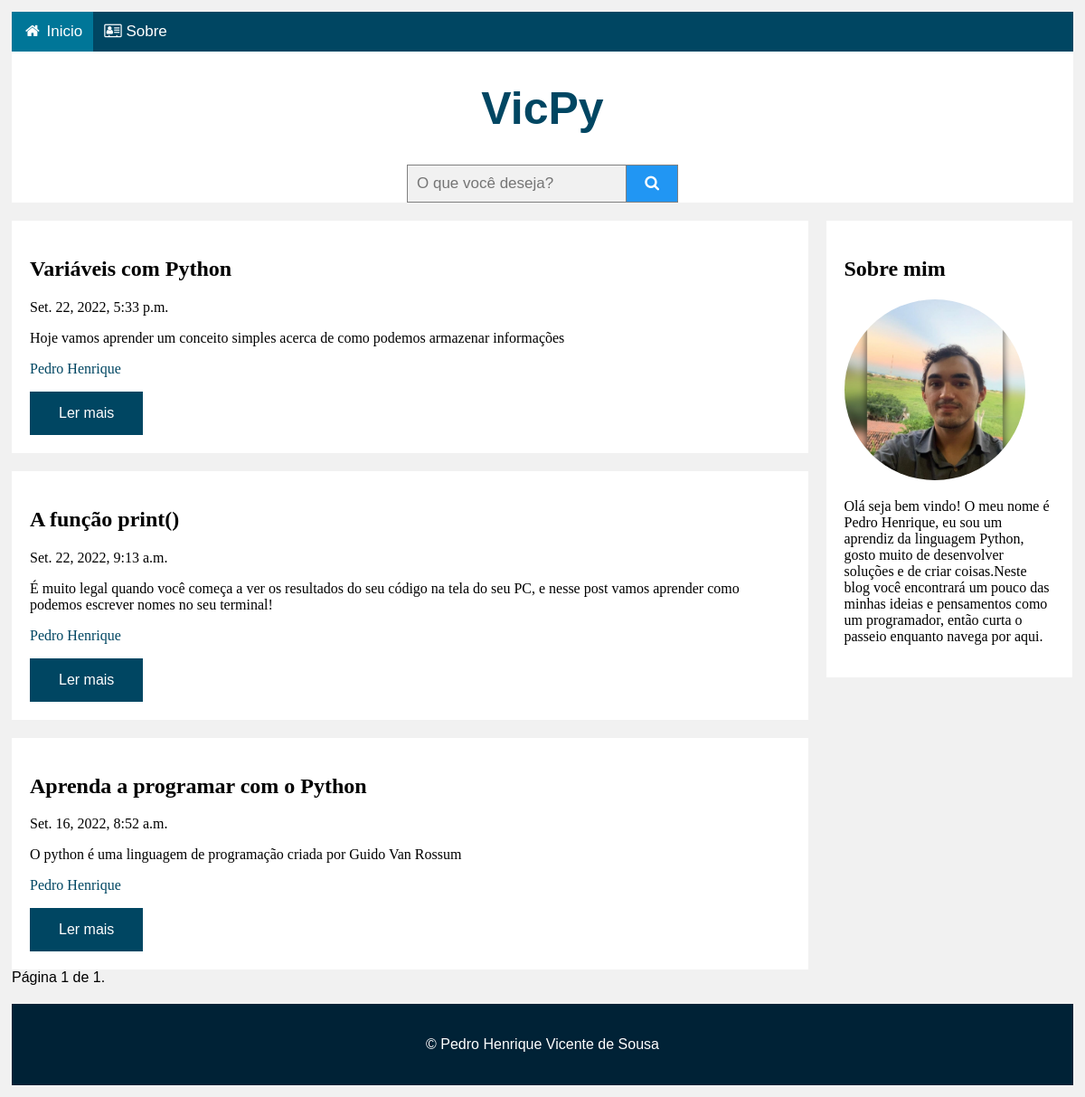
Screenshot of /blog/ with the database file from the repository.
### victech/models.py (models this page shows, shortened)
class Postagem(models.Model):
	titulo = models.CharField(max_length=200)
	descricao = models.CharField(max_length=1024, default= 'Descrição do POST')
	texto = RichTextField(blank=True, null=True, config_name='special')
	data_criacao = models.DateTimeField(default=timezone.now)
	data_publicacao = models.DateTimeField(blank=True, null=True)
	ativo = models.BooleanField(default=True)

### victech/views.py (the view, shortened to what this page needs)
# urls.py: 2. Add a URL to urlpatterns:  path('', views.home, name='home')
def home(request):
	if (request.method == 'GET'):
		if request.user.is_authenticated:
			postagens = Postagem.objects.filter(data_criacao__lte=timezone.now()).order_by('-data_criacao')
		else:
			postagens = Postagem.objects.filter(ativo=True, data_criacao__lte=timezone.now()).order_by('-data_criacao')
		paginacao = Paginator(postagens, 10) # Mostra x posts por página
		usuario = str(request.user)
		try:
			page = int(request.GET.get('page', '1'))
		except ValueError:
			page = 1
		try:
			post = paginacao.page(page)
		except (EmptyPage, InvalidPage):
			post = paginacao.page(paginacao.num_pages)
		return render(request, 'base.html', {'post': post, 'usuario':usuario})

### templates/base.html (shortened to what this page needs)
{% load static %}<!DOCTYPE html>
<html lang="pt-br">
   <head>
      <link rel="stylesheet" href="https://cdnjs.cloudflare.com/ajax/libs/font-awesome/4.7.0/css/font-awesome.min.css">
      <link rel="stylesheet" type="text/css" href="{% static 'css/style_blog.css' %}">
   </head>
   <body>
      <div class="cabecalho">
         <div class="navbar"><a class="active" href="/blog"><i class="fa fa-fw fa-home"></i> Inicio</a><a href="/" target="_blank"><i class="fa fa-address-card-o" aria-hidden="true"></i> Sobre</a></div>
         <div class="titulo">
            <h1 class='victech'>VicPy</h1>
         </div>
         <form class="busca" action="{% url 'home' %}" method="post">
             <input type="text" placeholder="O que você deseja?" name="busca">
             <button type="submit">
                 <i class="fa fa-search"></i>
             </button>
         </form>
      </div>
      <div class="linha">
         {% if erro %}
         <div class="colunaEsquerda">
            <script>alert('{{mensagem}}')</script>
         </div>
         <div class="colunaEsquerda">
            {% for posts in post %}
            <div class="card">
               <form action="{% url 'post_detalhe' posts.pk %}" method="post">
                  {% csrf_token %}
                  <h2>{{posts.titulo}}</a></h2>
                  <p>{{posts.data_publicacao}}</p>
                  <p>{{posts.descricao}}</p>
                  <p><a href="/">Pedro Henrique</a></p>
                  <input type="submit" value="Ler mais" class="button">
               </form>
            </div>
            {% endfor %}
            <div class="pagination"><span class="step-links">{% if post.has_previous %}<a class="button" href="?page={{ post.previous_page_number }}">Anterior</a>{% endif %}<span class="current">Página {{ post.number }} de {{ post.paginator.num_pages }}.</span>{% if post.has_next %}<a class="button" href="?page={{ post.next_page_number }}">Próxima</a>{% endif %}</span></div>
         </div>
         {% else %}
         <div class="colunaEsquerda">
            {% for posts in post %}
            <div class="card">
               <form action="{% url 'post_detalhe' posts.pk %}" method="post">
                  <h2>{{posts.titulo}}</a></h2>
                  <p>{{posts.data_publicacao}}</p>
                  <p>{{posts.descricao}}</p>
                  <p><a href="/">Pedro Henrique</a></p>
                  <input type="submit" value="Ler mais" class="button">
               </form>
            </div>
            {% endfor %}
            <div class="pagination"><span class="step-links"><span class="current">Página {{ post.number }} de {{ post.paginator.num_pages }}.</span></span></div>
         </div>
         {% endif %}
         <div class="colunaDireita">
            <div class="card">
               <h2>Sobre mim</h2>
               <a href="/" target="_blank"><img class="img-sobre" src="{% static 'img/profile.jpeg'%}" alt="Pedro Henrique"></a>
               <p>Olá seja bem vindo! O meu nome é Pedro Henrique, eu sou um aprendiz da linguagem Python, gosto muito de desenvolver soluções e de criar coisas.Neste blog você encontrará um pouco das minhas ideias e pensamentos como um programador, então curta o passeio enquanto navega por aqui.</p>
            </div>
         </div>
      </div>
      <footer>
         <p>© Pedro Henrique Vicente de Sousa</p>
      </footer>
   </body>
</html>

### config/static/css/style_blog.css (style rules this page uses)
body { font-family: Arial; padding: 5px; background: #f1f1f1; }
a { color: #004662; text-decoration: none; }
.victech { color: #004662; }
.button { background-color: #004662; border: none; color: white; padding: 15px 32px; text-align: center; text-decoration: none; display: inline-block; font-size: 16px; }
.navbar { width: 100%; background-color: #004662; overflow: auto; color: #004662; }
.navbar a { float: left; text-align: center; padding: 12px; color: white; text-decoration: none; font-size: 17px; }
.colunaEsquerda { float: left; width: 75%; }
.colunaDireita { float: left; width: 23.2%; padding-left: 20px; }
.card { font-family: cursive; background-color: white; padding: 20px; margin-top: 20px; }
.linha:after { content: ""; display: table; clear: both; }
.cabecalho { background-color: white; }
.titulo h1 { font-size: 50px; text-align: center; }
.active { background-color: #007698; }
.img-sobre { border-radius: 50%; height: 200px; }
footer { padding: 20px; margin-top: 20px; text-align: center; background-color: #002236; color: white; display: block; }
form.busca { display: flex; font-family: Arial; box-sizing: border-box; margin:auto; max-width:300px }
form.busca input[type=text] { padding: 10px; font-size: 17px; border: 1px solid grey; float: left; width: 80%; background: #f1f1f1; }
form.busca button { float: right; width: 20%; padding: 10px; background: #2196F3; color: white; font-size: 17px; border: 1px solid grey; border-left: none; cursor: pointer; }
form.busca::after { content: ""; clear: both; display: table; }

### rows the page displays
Postagem: titulo "Variáveis com Python", data_publicacao "Set. 22, 2022, 5:33 p.m.", descricao "Hoje vamos aprender um conceito simples acerca de como podemos armazenar informações"
Postagem: titulo "A função print()", data_publicacao "Set. 22, 2022, 9:13 a.m.", descricao "É muito legal quando você começa a ver os resultados do seu código na tela do seu PC, e nesse post vamos aprender como podemos escrever nomes no seu terminal!"
Postagem: titulo "Aprenda a programar com o Python", data_publicacao "Set. 16, 2022, 8:52 a.m.", descricao "O python é uma linguagem de programação criada por Guido Van Rossum"

### other values shown
{{ post.number }} "1"
{{ post.paginator.num_pages }} "1"
